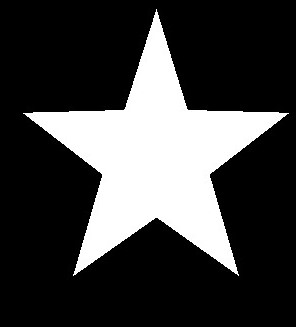
#> input picture U8/star.png, 296 x 327 px
$ python 'test 凸线.py'   (older library calls are emulated)
#> lines starting #> are read from the running program, lines starting #| are printed output that depends on the picture; after the words box and inside, x2 and y2 are one past the last pixel; in counts of white or black regions, pixels touching at a corner belong together
# coding:gbk
#!/usr/bin/env python3
# -*- coding:UTF8 -*-

"""
函数原型如下：
    convexHull(points[, hull[, clockwise[, returnPoints]]]) -> hull
    重点参数解析：
        points:我们要传入的轮廓信息；
        hull：输出通常不需要；
        clockwise：方向标志，如果设置为 True输出的凸包是顺时针方向的。
        否则为逆时针方向。
        returnPoints：默认值为True。它会返回凸包上点的坐标。如果设置
        为 False就会返回与凸包点对应的轮廓上的点。
凸性缺陷分析
    convexityDefects(contour, convexhull[, convexityDefects]) -> convexityDefects
        参数解析：
        contour：一般就是轮廓检测函数findContours的输出
        convexhull：convexHull函数的输出，里面存储的是凸包信息、
        convexityDefects ：描述每一个凸包缺陷，实际上就是一系列点，这些点很难用。
        函数返回：[-1, 4]类型的list
            第一个名字叫做
            start_index,表示缺陷在轮廓上的开始处，他的值是开始点在函数第一个参数 contour 中的下标索引；

            Vec4i 第二个元素的名字叫
            end_index， 顾名思义其对应的值就是缺陷结束处在 contour 中的下标索引；

            Vec4i 第三个元素
            farthest_pt_index 是缺陷上距离轮廓凸包(convexhull)最远的点；

            Vec4i最后的元素叫
            fixpt_depth，fixpt_depth/256  表示了
            轮廓上以 farthest_pt_index 为下标的点到 轮廓凸包的(convexhull)的距离,以像素为单位。
"""

import cv2 as cv

if __name__ == "__main__":

    img = cv.imread('star.png')
#> img is the input picture: shape (327, 296, 3); min 0, max 255, mean 63.9
    gray = cv.cvtColor(img, cv.COLOR_BGR2GRAY)
    ret, thresh = cv.threshold(gray, 127, 255, cv.THRESH_BINARY)
#> thresh: shape (327, 296); 25.1% white; 1 white region

    if (cv.__version__[0] == '4'):
        # 查找轮廓
        contours, hierarchy = cv.findContours(thresh, cv.RETR_TREE, cv.CHAIN_APPROX_SIMPLE)
#> contours = 1 contour; box (x1, y1, x2, y2) and area: (23, 9, 289, 276) 23784
    else:
        _, contours, hierarchy = cv.findContours(thresh, cv.RETR_TREE, cv.CHAIN_APPROX_SIMPLE)

    # 画出凸包
    hull_cv = cv.convexHull(contours[0])   # 计算
#> hull_cv = [[288, 113], [238, 275], [73, 275], [23, 113], [156, 9]]
    cv.drawContours(img, [hull_cv], 0, (0, 0, 255), 2, cv.LINE_AA)
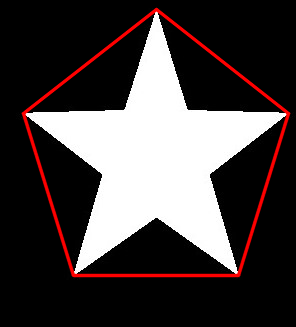
#> img: shape (327, 296, 3); 4.08% of pixels changed, all inside (x1, y1, x2, y2) = (21, 7, 291, 278)

    # 检查一个曲线是不是凸的，返回True或Flase
    k = cv.isContourConvex(hull_cv)   # 返回结果为布尔值
#> k = True
    # print(k)

    # 寻找凸缺陷
    # 画出缺陷上距离轮廓凸包(convexhull)最远的点
    hull = cv.convexHull(contours[0], returnPoints = False)
#> hull = [358, 263, 166, 71, 0]
    defects = cv.convexityDefects(contours[0], hull)
#> defects = [[358, 0, 365, 15240], [0, 71, 64, 15164], [71, 166, 107, 14719], [166, 263, 215, 14848], [263, 358, 322, 14719]]
    print(defects, defects.shape)
#| [[[  358     0   365 15240]]
#|  [[    0    71    64 15164]]
#|  [[   71   166   107 14719]]
#|  [[  166   263   215 14848]]
#|  [[  263   358   322 14719]]] (5, 1, 4)
    for i in range(defects.shape[0]):
        s, e, f, d = defects[i, 0]
        far = tuple(contours[0][f][0])
        cv.circle(img, far, 5, (0, 0, 255), -1)
#> this loop made 5 passes
#> (s, e, f, d, far) on passes 1 to 5: (358, 0, 365, 15240, (188, 110)), (0, 71, 64, 15164, (123, 110)), (71, 166, 107, 14719, (102, 174)), (166, 263, 215, 14848, (155, 217)), (263, 358, 322, 14719, (209, 174))
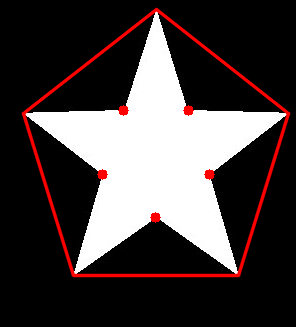
#> img: shape (327, 296, 3); 0.42% of pixels changed, all inside (x1, y1, x2, y2) = (97, 105, 215, 223)

    cv.imshow('img', img)
    cv.waitKey(0)
    cv.destroyAllWindows()

$ run again, with U8/lightning.png copied over U8/star.png
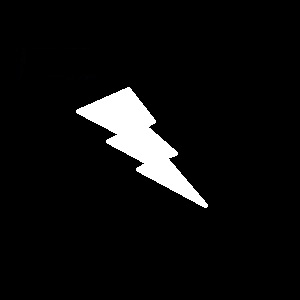
#> input picture U8/lightning.png, 300 x 300 px
#> img is the input picture: shape (300, 300, 3); mean B, G, R 13.9, 13.9, 13.9
#> thresh: shape (300, 300); 5.5% white; 1 white region
#> contours = 1 contour; box (x1, y1, x2, y2) and area: (76, 87, 208, 208) 4730
#> hull_cv = contour of 21 points, box (x1, y1, x2, y2) (76, 87, 208, 208), area 5783
#> `cv.drawContours(img, [hull_cv], 0, (0, 0, 255), 2, cv.LINE_AA)`:
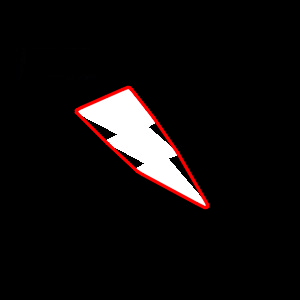
#> img: shape (300, 300, 3); 1.82% of pixels changed, all inside (x1, y1, x2, y2) = (74, 85, 210, 210)
#> k = True
#> hull = 21 values, max 259 at index 0, min 0 at index 20, mean 147.2
#> defects = 14 rows, first 6: [0, 4, 3, 190], [4, 18, 11, 220], [18, 40, 33, 225], [40, 44, 41, 114], [46, 98, 84, 3439], [98, 141, 131, 2732]
#| [[[   0    4    3  190]]
#|  [[   4   18   11  220]]
#|  [[  18   40   33  225]]
#|  [[  40   44   41  114]]
#|  [[  46   98   84 3439]]
#|  [[  98  141  131 2732]]
#> (further printed lines are left out)
#> the loop `for i in range(defects.shape[0]):` made 14 passes
#> (s, e, f, d, far) on passes 1 to 8: (0, 4, 3, 190, (124, 89)), (4, 18, 11, 220, (115, 93)), (18, 40, 33, 225, (90, 104)), (40, 44, 41, 114, (80, 108)), (46, 98, 84, 3439, (116, 133)), (98, 141, 131, 2732, (143, 162)), (141, 145, 144, 176, (140, 172)), (145, 195, 158, 221, (155, 180))
#> after the loop `for i in range(defects.shape[0]):`:
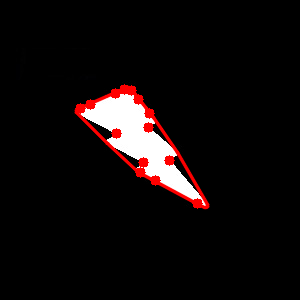
#> img: shape (300, 300, 3); 0.99% of pixels changed, all inside (x1, y1, x2, y2) = (75, 84, 203, 209)
